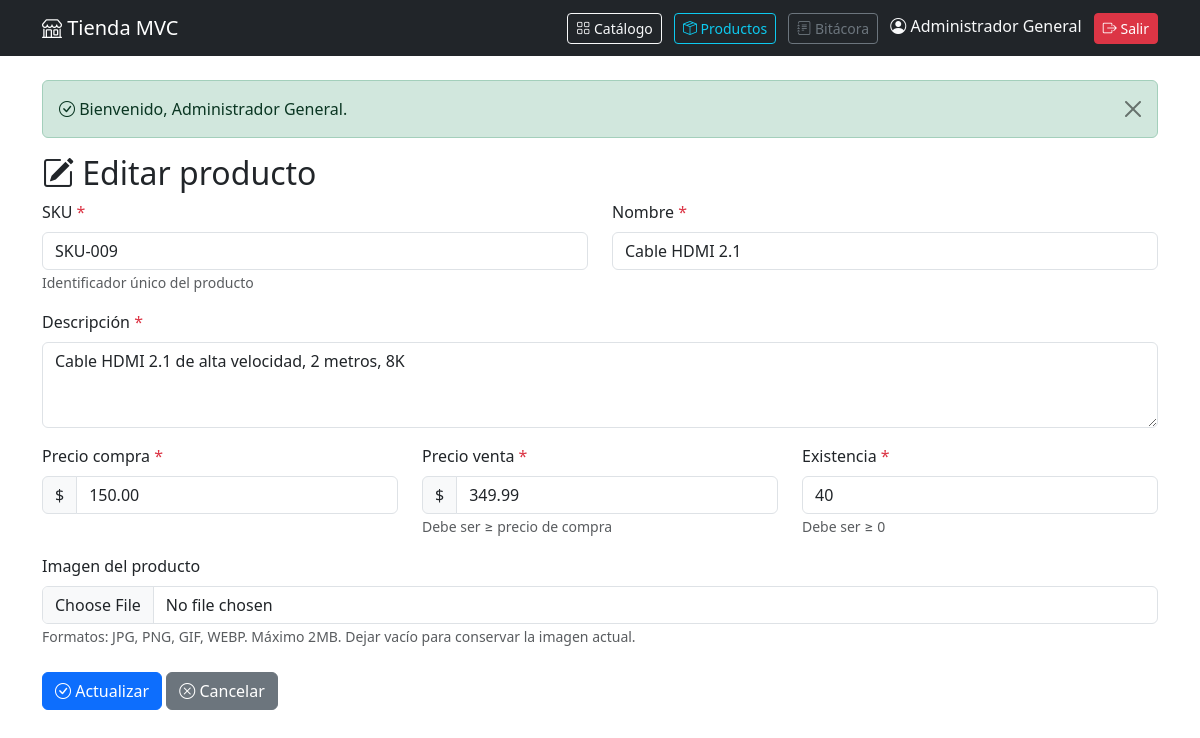
The app's page /productos/edit?id=9 (signed in) with its own data.
### tables this page shows
CREATE TABLE IF NOT EXISTS productos (
    id INT AUTO_INCREMENT PRIMARY KEY,
    sku VARCHAR(50) NOT NULL UNIQUE,
    nombre VARCHAR(100) NOT NULL,
    descripcion TEXT NOT NULL,
    precio_compra DECIMAL(10,2) NOT NULL,
    precio_venta DECIMAL(10,2) NOT NULL,
    existencia INT NOT NULL DEFAULT 0,
    imagen VARCHAR(255) DEFAULT NULL,
    created_at TIMESTAMP DEFAULT CURRENT_TIMESTAMP,
    updated_at TIMESTAMP DEFAULT CURRENT_TIMESTAMP ON UPDATE CURRENT_TIMESTAMP
);

### controllers/ProductoController.php (called while the page is built, shortened)
<?php
class ProductoController
{
    private ProductoModel $productoModel;
    public function __construct()
    {
        $this->productoModel = new ProductoModel();
    }
    public function edit(): void
    {
        $id = (int) ($_GET['id'] ?? 0);
        $producto = $this->productoModel->obtenerPorId($id);
        require_once __DIR__ . '/../views/productos/edit.php';
    }
}

### config/Autoload.php (called while the page is built, shortened)
<?php
spl_autoload_register(function ($class) {
    $baseDir = __DIR__ . '/../';
    $class = str_replace('\\', '/', $class);
    $parts = explode('/', $class);
    if (!empty($parts)) {
        $parts[0] = strtolower($parts[0]);
    }
    $file = $baseDir . implode('/', $parts) . '.php';
});

### config/Database.php (called while the page is built, shortened)
<?php
class Database
{
    private string $host = 'localhost';
    private string $dbName = 'tienda_mvc';
    private string $username = 'root';
    private string $password = '';
    private string $charset = 'utf8mb4';
    public function connect(): PDO
    {
        try {
            $dsn = "mysql:host={$this->host};dbname={$this->dbName};charset={$this->charset}";
            $pdo = new PDO($dsn, $this->username, $this->password);
            $pdo->setAttribute(PDO::ATTR_ERRMODE, PDO::ERRMODE_EXCEPTION);
            $pdo->setAttribute(PDO::ATTR_DEFAULT_FETCH_MODE, PDO::FETCH_ASSOC);
            return $pdo;
        } catch (PDOException $e) {
            die('Error de conexión: ' . $e->getMessage());
        }
    }
}

### models/ProductoModel.php (called while the page is built, shortened)
<?php
class ProductoModel
{
    private PDO $conexion;
    public function __construct()
    {
        $db = new Database();
        $this->conexion = $db->connect();
    }
    public function obtenerPorId(int $id): ?array
    {
        try {
            $sql = 'SELECT * FROM productos WHERE id = :id LIMIT 1';
            $stmt = $this->conexion->prepare($sql);
            $stmt->bindParam(':id', $id, PDO::PARAM_INT);
            $stmt->execute();
            $producto = $stmt->fetch();
            return $producto ?: null;
        } catch (PDOException $e) {
            return null;
        }
    }
}

### views/productos/edit.php (the view, shortened to what this page needs)
<?php
require_once __DIR__ . '/../layouts/header.php';
?>
<h2><i class="bi bi-pencil-square"></i> Editar producto</h2>
<form action="<?= BASE_URL ?>/productos/update" method="POST" enctype="multipart/form-data">
    <div class="row">
        <div class="col-md-6">
            <div class="mb-3">
                <label class="form-label">SKU <span class="text-danger">*</span></label>
                <input type="text" name="sku" class="form-control" value="<?= htmlspecialchars($producto['sku']); ?>" required>
                <small class="text-muted">Identificador único del producto</small>
            </div>
        </div>
        <div class="col-md-6">
            <div class="mb-3">
                <label class="form-label">Nombre <span class="text-danger">*</span></label>
                <input type="text" name="nombre" class="form-control" value="<?= htmlspecialchars($producto['nombre']); ?>" required>
            </div>
        </div>
    </div>
    <div class="mb-3">
        <label class="form-label">Descripción <span class="text-danger">*</span></label>
        <textarea name="descripcion" class="form-control" rows="3" required><?= htmlspecialchars($producto['descripcion']); ?></textarea>
    </div>
    <div class="row">
        <div class="col-md-4">
            <div class="mb-3">
                <label class="form-label">Precio compra <span class="text-danger">*</span></label>
                <div class="input-group">
                    <span class="input-group-text">$</span>
                    <input type="number" step="0.01" min="0" name="precio_compra" class="form-control"
                           value="<?= htmlspecialchars((string)$producto['precio_compra']); ?>" required>
                </div>
            </div>
        </div>
        <div class="col-md-4">
            <div class="mb-3">
                <label class="form-label">Precio venta <span class="text-danger">*</span></label>
                <div class="input-group">
                    <span class="input-group-text">$</span>
                    <input type="number" step="0.01" min="0" name="precio_venta" class="form-control"
                           value="<?= htmlspecialchars((string)$producto['precio_venta']); ?>" required>
                </div>
                <small class="text-muted">Debe ser ≥ precio de compra</small>
            </div>
        </div>
        <div class="col-md-4">
            <div class="mb-3">
                <label class="form-label">Existencia <span class="text-danger">*</span></label>
                <input type="number" min="0" name="existencia" class="form-control"
                       value="<?= (int)$producto['existencia']; ?>" required>
                <small class="text-muted">Debe ser ≥ 0</small>
            </div>
        </div>
    </div>
    <div class="mb-3">
        <label class="form-label">Imagen del producto</label>
        <input type="file" name="imagen" class="form-control" accept="image/jpeg,image/png,image/gif,image/webp">
        <small class="text-muted">Formatos: JPG, PNG, GIF, WEBP. Máximo 2MB. Dejar vacío para conservar la imagen actual.</small>
    </div>
    <div class="mt-4">
        <button type="submit" class="btn btn-primary">
            <i class="bi bi-check-circle"></i> Actualizar
        </button>
        <a href="<?= BASE_URL ?>/productos" class="btn btn-secondary">
            <i class="bi bi-x-circle"></i> Cancelar
        </a>
    </div>
</form>
<?php require_once __DIR__ . '/../layouts/footer.php'; ?>

### records on screen
productos: sku "SKU-009", nombre "Cable HDMI 2.1", descripcion "Cable HDMI 2.1 de alta velocidad, 2 metros, 8K", precio_compra "150.00", precio_venta "349.99", existencia "40"

### other values on screen
$_SESSION['admin']['nombre_completo'] "Administrador General"
$_SESSION['success'] "Bienvenido, Administrador General."
